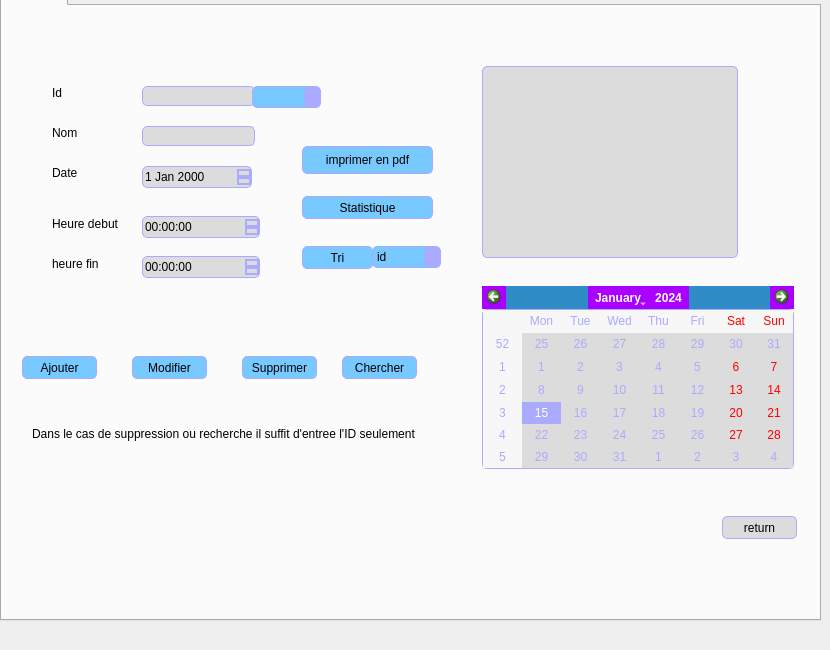
        <widget class="QWidget" name="page_15">
         <widget class="QTabWidget" name="tabWidget_12">
          <property name="geometry">
           <rect>
            <x>0</x>
            <y>-20</y>
            <width>821</width>
            <height>641</height>
           </rect>
          </property>
          <widget class="QWidget" name="tab_15">
           <attribute name="title">
            <string>Horraire</string>
           </attribute>
           <widget class="QPushButton" name="pushButton_27">
            <property name="geometry">
             <rect>
              <x>720</x>
              <y>510</y>
              <width>75</width>
              <height>23</height>
             </rect>
            </property>
            <property name="styleSheet">
             <string notr="true">QPushButton:checked {
    background-color: qlineargradient(spread:pad, x1:0, y1:0, x2:0, y2:1,   stop:0 rgb(120, 201, 255), stop:1 rgb(120, 0, 255))
}

QPushButton:hover {

	
	background-color: rgb(255, 0, 0);
}
QPushButton {
    background-color: rgb(220,220,220);
 border: 1px solid black;
	border-color: rgb(170, 170, 255);
     border-radius: 5px;
}</string>
            </property>
            <property name="text">
             <string>return</string>
            </property>
           </widget>
           <widget class="QPushButton" name="pushButton_73">
            <property name="geometry">
             <rect>
              <x>340</x>
              <y>350</y>
              <width>75</width>
              <height>23</height>
             </rect>
            </property>
            <property name="styleSheet">
             <string notr="true">QPushButton:checked {
    background-color: qlineargradient(spread:pad, x1:0, y1:0, x2:0, y2:1,   stop:0 rgb(120, 201, 255), stop:1 rgb(120, 0, 255))
}

QPushButton:hover {

	background-color: rgb(170, 255, 255);
}
QPushButton {
     background-color: rgb(120, 201, 255); border: 1px solid black;
	border-color: rgb(170, 170, 255);
     border-radius: 5px;
}</string>
            </property>
            <property name="text">
             <string>Chercher</string>
            </property>
           </widget>
           <widget class="QLabel" name="label_32">
            <property name="geometry">
             <rect>
              <x>30</x>
              <y>420</y>
              <width>451</width>
              <height>16</height>
             </rect>
            </property>
            <property name="text">
             <string>Dans le cas de suppression ou recherche il suffit d'entree l'ID seulement</string>
            </property>
           </widget>
           <widget class="QLabel" name="label_36">
            <property name="geometry">
             <rect>
              <x>50</x>
              <y>80</y>
              <width>47</width>
              <height>13</height>
             </rect>
            </property>
            <property name="text">
             <string>Id</string>
            </property>
           </widget>
           <widget class="QPushButton" name="pushButton_72">
            <property name="geometry">
             <rect>
              <x>20</x>
              <y>350</y>
              <width>75</width>
              <height>23</height>
             </rect>
            </property>
            <property name="styleSheet">
             <string notr="true">QPushButton:checked {
    background-color: qlineargradient(spread:pad, x1:0, y1:0, x2:0, y2:1,   stop:0 rgb(120, 201, 255), stop:1 rgb(120, 0, 255))
}

QPushButton:hover {

	background-color: rgb(170, 255, 255);
}
QPushButton {
     background-color: rgb(120, 201, 255); border: 1px solid black;
	border-color: rgb(170, 170, 255);
     border-radius: 5px;
}</string>
            </property>
            <property name="text">
             <string>Ajouter</string>
            </property>
           </widget>
           <widget class="QPushButton" name="pushButton_70">
            <property name="geometry">
             <rect>
              <x>300</x>
              <y>190</y>
              <width>131</width>
              <height>23</height>
             </rect>
            </property>
            <property name="styleSheet">
             <string notr="true">QPushButton:checked {
    background-color: qlineargradient(spread:pad, x1:0, y1:0, x2:0, y2:1,   stop:0 rgb(120, 201, 255), stop:1 rgb(120, 0, 255))
}

QPushButton:hover {

	background-color: rgb(170, 255, 255);
}
QPushButton {
     background-color: rgb(120, 201, 255); border: 1px solid black;
	border-color: rgb(170, 170, 255);
     border-radius: 5px;
}</string>
            </property>
            <property name="text">
             <string>Statistique</string>
            </property>
           </widget>
           <widget class="QLabel" name="label_33">
            <property name="geometry">
             <rect>
              <x>50</x>
              <y>210</y>
              <width>71</width>
              <height>16</height>
             </rect>
            </property>
            <property name="text">
             <string>Heure debut</string>
            </property>
           </widget>
           <widget class="QCalendarWidget" name="calendarWidget_4">
            <property name="geometry">
             <rect>
              <x>480</x>
              <y>280</y>
              <width>312</width>
              <height>183</height>
             </rect>
            </property>
            <property name="styleSheet">
             <string notr="true">background-color: rgb(170, 170, 255);
color: rgb(255, 255, 255);
alternate-background-color: rgb(185, 185, 185);
QCalendarWidget QToolButton
{
	background-color: rgb(170, 170, 255);
	alternate-background-color: rgb(170, 170, 255);
	color: rgb(255, 255, 255);
}
QCalendarWidget QToolButton
{
	
	background-color: rgb(170, 0, 255);
	alternate-background-color: rgb(170, 170, 255);
	color: rgb(255, 255, 255);
}
QCalendarWidget QToolView
{
	background-color: rgb(170, 170, 255);
	alternate-background-color: rgb(170, 170, 255);
	color: rgb(255, 255, 255);
}
QCalendarWidget QTableView
{
	selection-color: rgb(255, 255, 255);
	selection-background-color: rgb(170, 170, 255);
	color: rgb(170, 170, 255);
	background-color: rgb(220,220,220);
 border: 1px solid black;
	border-color: rgb(170, 170, 255);
     border-radius: 5px;
}</string>
            </property>
           </widget>
           <widget class="QPushButton" name="pushButton_71">
            <property name="geometry">
             <rect>
              <x>240</x>
              <y>350</y>
              <width>75</width>
              <height>23</height>
             </rect>
            </property>
            <property name="styleSheet">
             <string notr="true">QPushButton:checked {
    background-color: qlineargradient(spread:pad, x1:0, y1:0, x2:0, y2:1,   stop:0 rgb(120, 201, 255), stop:1 rgb(120, 0, 255))
}

QPushButton:hover {

	background-color: rgb(170, 255, 255);
}
QPushButton {
     background-color: rgb(120, 201, 255); border: 1px solid black;
	border-color: rgb(170, 170, 255);
     border-radius: 5px;
}</string>
            </property>
            <property name="text">
             <string>Supprimer</string>
            </property>
           </widget>
           <widget class="QDateEdit" name="dateEdit_3">
            <property name="geometry">
             <rect>
              <x>140</x>
              <y>160</y>
              <width>110</width>
              <height>22</height>
             </rect>
            </property>
            <property name="styleSheet">
             <string notr="true">QDateTimeEdit
{
background-color: rgb(220,220,220);
 border: 1px solid black;
	border-color: rgb(170, 170, 255);
     border-radius: 5px;
}
QDateTimeEdit:up-arrow
{
 border: 1px solid black;
	border-color: rgb(170, 170, 255);
     border-radius: 5px;
}
QDateTimeEdit:down-arrow
{

border: 1px solid black;
	border-color: rgb(170, 170, 255);
     border-radius: 5px;

}
QDateTimeEdit:up-button
{
 border: 1px solid black;
	border-color: rgb(170, 170, 255);
     border-radius: 5px;
}
QDateTimeEdit:down-button
{
 border: 1px solid black;
	border-color: rgb(170, 170, 255);
     border-radius: 5px;
}</string>
            </property>
           </widget>
           <widget class="QLabel" name="label_34">
            <property name="geometry">
             <rect>
              <x>50</x>
              <y>250</y>
              <width>71</width>
              <height>16</height>
             </rect>
            </property>
            <property name="text">
             <string>heure fin</string>
            </property>
           </widget>
           <widget class="QTimeEdit" name="timeEdit">
            <property name="geometry">
             <rect>
              <x>140</x>
              <y>210</y>
              <width>118</width>
              <height>22</height>
             </rect>
            </property>
            <property name="styleSheet">
             <string notr="true">QDateTimeEdit
{
background-color: rgb(220,220,220);
 border: 1px solid black;
	border-color: rgb(170, 170, 255);
     border-radius: 5px;
}
QDateTimeEdit:up-arrow
{
 border: 1px solid black;
	border-color: rgb(170, 170, 255);
     border-radius: 5px;
}
QDateTimeEdit:down-arrow
{

border: 1px solid black;
	border-color: rgb(170, 170, 255);
     border-radius: 5px;

}
QDateTimeEdit:up-button
{
 border: 1px solid black;
	border-color: rgb(170, 170, 255);
     border-radius: 5px;
}
QDateTimeEdit:down-button
{
 border: 1px solid black;
	border-color: rgb(170, 170, 255);
     border-radius: 5px;
}</string>
            </property>
           </widget>
           <widget class="QLabel" name="label_37">
            <property name="geometry">
             <rect>
              <x>50</x>
              <y>160</y>
              <width>47</width>
              <height>13</height>
             </rect>
            </property>
            <property name="text">
             <string>Date</string>
            </property>
           </widget>
           <widget class="QLabel" name="label_35">
            <property name="geometry">
             <rect>
              <x>50</x>
              <y>120</y>
              <width>47</width>
              <height>13</height>
             </rect>
            </property>
            <property name="text">
             <string>Nom</string>
            </property>
           </widget>
           <widget class="QPushButton" name="pushButton_69">
            <property name="geometry">
             <rect>
              <x>130</x>
              <y>350</y>
              <width>75</width>
              <height>23</height>
             </rect>
            </property>
            <property name="styleSheet">
             <string notr="true">QPushButton:checked {
    background-color: qlineargradient(spread:pad, x1:0, y1:0, x2:0, y2:1,   stop:0 rgb(120, 201, 255), stop:1 rgb(120, 0, 255))
}

QPushButton:hover {

	background-color: rgb(170, 255, 255);
}
QPushButton {
     background-color: rgb(120, 201, 255); border: 1px solid black;
	border-color: rgb(170, 170, 255);
     border-radius: 5px;
}</string>
            </property>
            <property name="text">
             <string>Modifier</string>
            </property>
           </widget>
           <widget class="QLineEdit" name="lineEdit_26">
            <property name="geometry">
             <rect>
              <x>140</x>
              <y>80</y>
              <width>113</width>
              <height>20</height>
             </rect>
            </property>
            <property name="styleSheet">
             <string notr="true">background-color: rgb(220,220,220);
 border: 1px solid black;
	border-color: rgb(170, 170, 255);
     border-radius: 5px;</string>
            </property>
            <property name="maxLength">
             <number>4</number>
            </property>
           </widget>
           <widget class="QLineEdit" name="lineEdit_27">
            <property name="geometry">
             <rect>
              <x>140</x>
              <y>120</y>
              <width>113</width>
              <height>20</height>
             </rect>
            </property>
            <property name="styleSheet">
             <string notr="true">background-color: rgb(220,220,220);
 border: 1px solid black;
	border-color: rgb(170, 170, 255);
     border-radius: 5px;</string>
            </property>
           </widget>
           <widget class="QPushButton" name="pushButton_54">
            <property name="geometry">
             <rect>
              <x>300</x>
              <y>140</y>
              <width>131</width>
              <height>28</height>
             </rect>
            </property>
            <property name="styleSheet">
             <string notr="true">QPushButton:checked {
    background-color: qlineargradient(spread:pad, x1:0, y1:0, x2:0, y2:1,   stop:0 rgb(120, 201, 255), stop:1 rgb(120, 0, 255))
}

QPushButton:hover {

	background-color: rgb(170, 255, 255);
}
QPushButton {
     background-color: rgb(120, 201, 255); border: 1px solid black;
	border-color: rgb(170, 170, 255);
     border-radius: 5px;
}</string>
            </property>
            <property name="text">
             <string>imprimer en pdf</string>
            </property>
           </widget>
           <widget class="QTableView" name="tableView_5">
            <property name="geometry">
             <rect>
              <x>480</x>
              <y>60</y>
              <width>256</width>
              <height>192</height>
             </rect>
            </property>
            <property name="styleSheet">
             <string notr="true">background-color: rgb(220,220,220);
 border: 1px solid black;
	border-color: rgb(170, 170, 255);
     border-radius: 5px;</string>
            </property>
           </widget>
           <widget class="QTimeEdit" name="timeEdit_2">
            <property name="geometry">
             <rect>
              <x>140</x>
              <y>250</y>
              <width>118</width>
              <height>22</height>
             </rect>
            </property>
            <property name="styleSheet">
             <string notr="true">QDateTimeEdit
{
background-color: rgb(220,220,220);
 border: 1px solid black;
	border-color: rgb(170, 170, 255);
     border-radius: 5px;
}
QDateTimeEdit:up-arrow
{
 border: 1px solid black;
	border-color: rgb(170, 170, 255);
     border-radius: 5px;
}
QDateTimeEdit:down-arrow
{

border: 1px solid black;
	border-color: rgb(170, 170, 255);
     border-radius: 5px;

}
QDateTimeEdit:up-button
{
 border: 1px solid black;
	border-color: rgb(170, 170, 255);
     border-radius: 5px;
}
QDateTimeEdit:down-button
{
 border: 1px solid black;
	border-color: rgb(170, 170, 255);
     border-radius: 5px;
}</string>
            </property>
           </widget>
           <widget class="QPushButton" name="pushButton_74">
            <property name="geometry">
             <rect>
              <x>300</x>
              <y>240</y>
              <width>71</width>
              <height>23</height>
             </rect>
            </property>
            <property name="styleSheet">
             <string notr="true">QPushButton:checked {
    background-color: qlineargradient(spread:pad, x1:0, y1:0, x2:0, y2:1,   stop:0 rgb(120, 201, 255), stop:1 rgb(120, 0, 255))
}

QPushButton:hover {

	background-color: rgb(170, 255, 255);
}
QPushButton {
     background-color: rgb(120, 201, 255); border: 1px solid black;
	border-color: rgb(170, 170, 255);
     border-radius: 5px;
}</string>
            </property>
            <property name="text">
             <string>Tri</string>
            </property>
           </widget>
           <widget class="QComboBox" name="comboBox">
            <property name="geometry">
             <rect>
              <x>370</x>
              <y>240</y>
              <width>69</width>
              <height>22</height>
             </rect>
            </property>
            <property name="styleSheet">
             <string notr="true">QComboBox
{
  
  background-color: rgb(120, 201, 255); border: 1px solid black;
	border-color: rgb(170, 170, 255);
     border-radius: 5px;
}


QComboBox:hover, QPushButton:hover
{
    background-color:rgb(120, 201, 255);; border: 1px solid black;
	border-color: rgb(170, 170, 255);
     border-radius: 5px;
}

QComboBox:editable {
    background-color: rgb(120, 201, 255); border: 1px solid black;
	border-color: rgb(170, 170, 255);
     border-radius: 5px;
}

QComboBox:on
{
    background-color:rgb(120, 201, 255); border: 1px solid black;
	border-color: rgb(170, 170, 255);
     border-radius: 5px;
}

QComboBox:!on
{
    background-color: rgb(120, 201, 255); border: 1px solid black;
	border-color: rgb(170, 170, 255);
     border-radius: 5px;
}

QComboBox QAbstractItemView
{
     background-color:rgb(120, 201, 255); border: 1px solid black;
	border-color: rgb(170, 170, 255);
     border-radius: 5px;
}

QComboBox::drop-down
{
      background-color: rgb(170, 170, 255); border: 1px solid black;
	border-color: rgb(170, 170, 255);
     border-radius: 5px;
 }

QComboBox::down-arrow, QSpinBox::down-arrow, QTimeEdit::down-arrow, QDateEdit::down-arrow
{
      background-color:rgb(170, 170, 255); border: 1px solid black;
	border-color: rgb(170, 170, 255);
     border-radius: 5px;
}</string>
            </property>
            <item>
             <property name="text">
              <string>id</string>
             </property>
            </item>
            <item>
             <property name="text">
              <string>nom</string>
             </property>
            </item>
            <item>
             <property name="text">
              <string>date</string>
             </property>
            </item>
           </widget>
           <widget class="QComboBox" name="comboBox_3">
            <property name="geometry">
             <rect>
              <x>250</x>
              <y>80</y>
              <width>69</width>
              <height>22</height>
             </rect>
            </property>
            <property name="styleSheet">
             <string notr="true">QComboBox
{
  
  background-color: rgb(120, 201, 255); border: 1px solid black;
	border-color: rgb(170, 170, 255);
     border-radius: 5px;
}


QComboBox:hover, QPushButton:hover
{
    background-color:rgb(120, 201, 255);; border: 1px solid black;
	border-color: rgb(170, 170, 255);
     border-radius: 5px;
}

QComboBox:editable {
    background-color: rgb(120, 201, 255); border: 1px solid black;
	border-color: rgb(170, 170, 255);
     border-radius: 5px;
}

QComboBox:on
{
    background-color:rgb(120, 201, 255); border: 1px solid black;
	border-color: rgb(170, 170, 255);
     border-radius: 5px;
}

QComboBox:!on
{
    background-color: rgb(120, 201, 255); border: 1px solid black;
	border-color: rgb(170, 170, 255);
     border-radius: 5px;
}

QComboBox QAbstractItemView
{
     background-color:rgb(120, 201, 255); border: 1px solid black;
	border-color: rgb(170, 170, 255);
     border-radius: 5px;
}

QComboBox::drop-down
{
      background-color: rgb(170, 170, 255); border: 1px solid black;
	border-color: rgb(170, 170, 255);
     border-radius: 5px;
 }

QComboBox::down-arrow, QSpinBox::down-arrow, QTimeEdit::down-arrow, QDateEdit::down-arrow
{
      background-color:rgb(170, 170, 255); border: 1px solid black;
	border-color: rgb(170, 170, 255);
     border-radius: 5px;
}</string>
            </property>
           </widget>
           <widget class="QComboBox" name="comboBox_4">
            <property name="geometry">
             <rect>
              <x>160</x>
              <y>122</y>
              <width>51</width>
              <height>16</height>
             </rect>
            </property>
            <property name="styleSheet">
             <string notr="true">QComboBox
{
  
  background-color: rgb(120, 201, 255); border: 1px solid black;
	border-color: rgb(170, 170, 255);
     border-radius: 5px;
}


QComboBox:hover, QPushButton:hover
{
    background-color:rgb(120, 201, 255);; border: 1px solid black;
	border-color: rgb(170, 170, 255);
     border-radius: 5px;
}

QComboBox:editable {
    background-color: rgb(120, 201, 255); border: 1px solid black;
	border-color: rgb(170, 170, 255);
     border-radius: 5px;
}

QComboBox:on
{
    background-color:rgb(120, 201, 255); border: 1px solid black;
	border-color: rgb(170, 170, 255);
     border-radius: 5px;
}

QComboBox:!on
{
    background-color: rgb(120, 201, 255); border: 1px solid black;
	border-color: rgb(170, 170, 255);
     border-radius: 5px;
}

QComboBox QAbstractItemView
{
     background-color:rgb(120, 201, 255); border: 1px solid black;
	border-color: rgb(170, 170, 255);
     border-radius: 5px;
}

QComboBox::drop-down
{
      background-color: rgb(170, 170, 255); border: 1px solid black;
	border-color: rgb(170, 170, 255);
     border-radius: 5px;
 }

QComboBox::down-arrow, QSpinBox::down-arrow, QTimeEdit::down-arrow, QDateEdit::down-arrow
{
      background-color:rgb(170, 170, 255); border: 1px solid black;
	border-color: rgb(170, 170, 255);
     border-radius: 5px;
}</string>
            </property>
           </widget>
           <zorder>pushButton_27</zorder>
           <zorder>pushButton_73</zorder>
           <zorder>label_32</zorder>
           <zorder>label_36</zorder>
           <zorder>pushButton_72</zorder>
           <zorder>pushButton_70</zorder>
           <zorder>label_33</zorder>
           <zorder>calendarWidget_4</zorder>
           <zorder>pushButton_71</zorder>
           <zorder>dateEdit_3</zorder>
           <zorder>label_34</zorder>
           <zorder>timeEdit</zorder>
           <zorder>label_37</zorder>
           <zorder>label_35</zorder>
           <zorder>pushButton_69</zorder>
           <zorder>lineEdit_26</zorder>
           <zorder>pushButton_54</zorder>
           <zorder>tableView_5</zorder>
           <zorder>timeEdit_2</zorder>
           <zorder>pushButton_74</zorder>
           <zorder>comboBox</zorder>
           <zorder>comboBox_3</zorder>
           <zorder>comboBox_4</zorder>
           <zorder>lineEdit_27</zorder>
          </widget>
         </widget>
        </widget>
